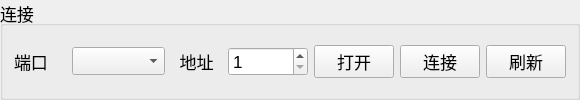
    <widget class="QGroupBox" name="groupBox_2">
     <property name="enabled">
      <bool>true</bool>
     </property>
     <property name="sizePolicy">
      <sizepolicy hsizetype="Minimum" vsizetype="Fixed">
       <horstretch>0</horstretch>
       <verstretch>0</verstretch>
      </sizepolicy>
     </property>
     <property name="minimumSize">
      <size>
       <width>580</width>
       <height>80</height>
      </size>
     </property>
     <property name="maximumSize">
      <size>
       <width>580</width>
       <height>16777215</height>
      </size>
     </property>
     <property name="font">
      <font>
       <pointsize>13</pointsize>
       <bold>false</bold>
      </font>
     </property>
     <property name="title">
      <string>连接</string>
     </property>
     <layout class="QHBoxLayout" name="horizontalLayout">
      <item>
       <widget class="QLabel" name="label_4">
        <property name="sizePolicy">
         <sizepolicy hsizetype="Preferred" vsizetype="Preferred">
          <horstretch>0</horstretch>
          <verstretch>0</verstretch>
         </sizepolicy>
        </property>
        <property name="text">
         <string>端口</string>
        </property>
       </widget>
      </item>
      <item>
       <widget class="QComboBox" name="comboBoxPorts">
        <property name="sizePolicy">
         <sizepolicy hsizetype="Minimum" vsizetype="Fixed">
          <horstretch>0</horstretch>
          <verstretch>0</verstretch>
         </sizepolicy>
        </property>
       </widget>
      </item>
      <item>
       <widget class="QLabel" name="label_5">
        <property name="sizePolicy">
         <sizepolicy hsizetype="Preferred" vsizetype="Preferred">
          <horstretch>0</horstretch>
          <verstretch>0</verstretch>
         </sizepolicy>
        </property>
        <property name="text">
         <string>地址</string>
        </property>
        <property name="alignment">
         <set>Qt::AlignmentFlag::AlignCenter</set>
        </property>
       </widget>
      </item>
      <item>
       <widget class="QSpinBox" name="spinBoxSlaveAddress">
        <property name="enabled">
         <bool>true</bool>
        </property>
        <property name="sizePolicy">
         <sizepolicy hsizetype="Minimum" vsizetype="Fixed">
          <horstretch>0</horstretch>
          <verstretch>0</verstretch>
         </sizepolicy>
        </property>
        <property name="minimumSize">
         <size>
          <width>80</width>
          <height>0</height>
         </size>
        </property>
        <property name="maximumSize">
         <size>
          <width>80</width>
          <height>16777215</height>
         </size>
        </property>
        <property name="minimum">
         <number>1</number>
        </property>
        <property name="maximum">
         <number>247</number>
        </property>
       </widget>
      </item>
      <item>
       <widget class="QPushButton" name="pushButtonActivate">
        <property name="sizePolicy">
         <sizepolicy hsizetype="Minimum" vsizetype="Fixed">
          <horstretch>0</horstretch>
          <verstretch>0</verstretch>
         </sizepolicy>
        </property>
        <property name="minimumSize">
         <size>
          <width>80</width>
          <height>0</height>
         </size>
        </property>
        <property name="maximumSize">
         <size>
          <width>80</width>
          <height>16777215</height>
         </size>
        </property>
        <property name="text">
         <string>打开</string>
        </property>
        <property name="checkable">
         <bool>false</bool>
        </property>
       </widget>
      </item>
      <item>
       <widget class="QPushButton" name="buttonConnect">
        <property name="sizePolicy">
         <sizepolicy hsizetype="Minimum" vsizetype="Fixed">
          <horstretch>0</horstretch>
          <verstretch>0</verstretch>
         </sizepolicy>
        </property>
        <property name="minimumSize">
         <size>
          <width>80</width>
          <height>0</height>
         </size>
        </property>
        <property name="maximumSize">
         <size>
          <width>80</width>
          <height>16777215</height>
         </size>
        </property>
        <property name="text">
         <string>连接</string>
        </property>
       </widget>
      </item>
      <item>
       <widget class="QPushButton" name="pushButtonUpdate">
        <property name="minimumSize">
         <size>
          <width>80</width>
          <height>0</height>
         </size>
        </property>
        <property name="maximumSize">
         <size>
          <width>80</width>
          <height>16777215</height>
         </size>
        </property>
        <property name="text">
         <string>刷新</string>
        </property>
       </widget>
      </item>
     </layout>
    </widget>
